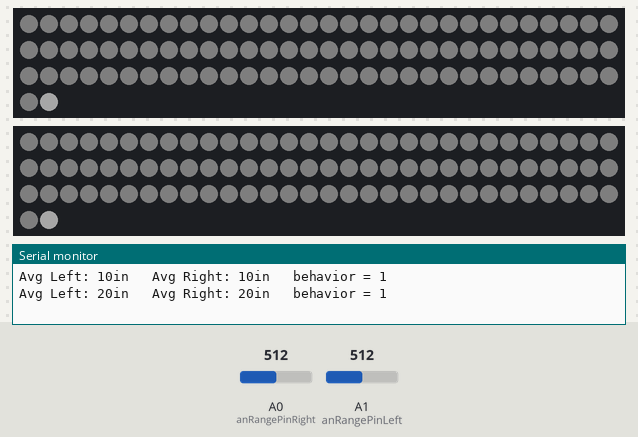
Recording of a sketch running on a simulated Arduino Uno, built with avr-gcc and run on an emulated ATmega328P. Shown: 2 × 92 RGB LEDs in strip order, left to right, continuing on the next row, the last lines printed to the serial monitor. Inputs (shaded band) come from the test bench; at power-on: A0 (anRangePinRight) = 512, A1 (anRangePinLeft) = 512. Dim RGB values are drawn brighter than linear; random numbers use the default seed unless the sketch sets one.

Above: at 1.3 s.
1.4 s: A0 (anRangePinRight) set to 82
At 2.43 s:
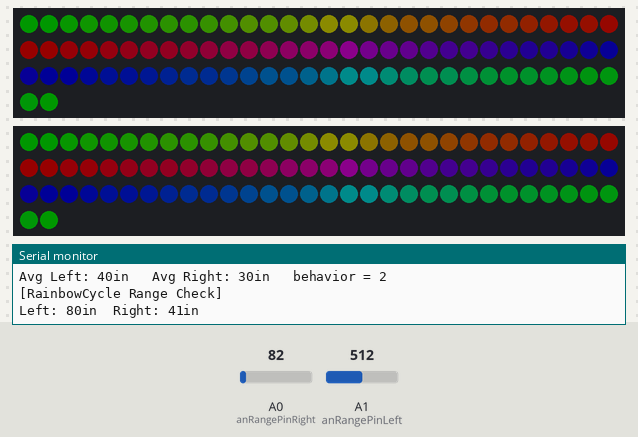
At 3.04 s:
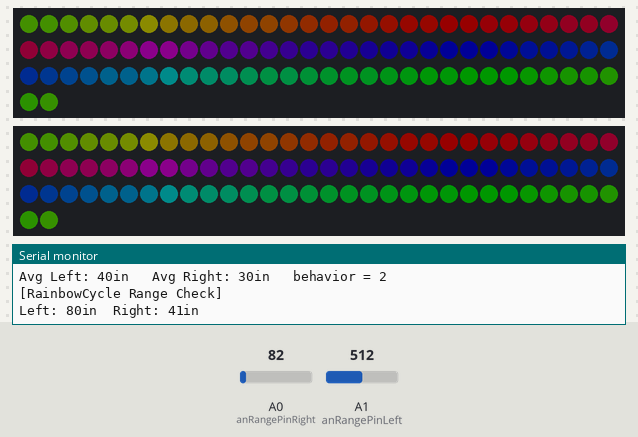
Timing chart, 0 to 4.5 s (numbered marks = the images above; inputs shaded):
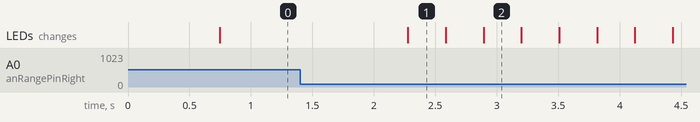

The sketch:

Combo9.ino
```cpp
// -------------------------- NEO Pixel & LED Strips Hardware ------------------ //
#include <Adafruit_NeoPixel.h>
#define Strip1Pin 2 // LED Strip
#define Strip2Pin 3 // LED Strip

#define StripPixels 92 // Pixels in strip

Adafruit_NeoPixel strip1 = Adafruit_NeoPixel(StripPixels, Strip1Pin, NEO_GRB + NEO_KHZ800);
Adafruit_NeoPixel strip2 = Adafruit_NeoPixel(StripPixels, Strip2Pin, NEO_GRB + NEO_KHZ800);

// --------------------------------- MaxSonar Hardware -------------------------------- //
// LV-MaxSonar-EZ-V0
// Analog Reading =  Inches
// Analog pin for reading voltage from range finder is set on the board
const int anRangePinLeft = 1;
const int anRangePinRight = 0;

// Variable to store values = range in inches
int anVoltLeft;
int anVoltRight;

int MinDistance = 5; // Min Range
int zone1 = 10; // Flash
int zone2 = 30; // Pulse
int zone3 = 50; // RainbowCycle
// Twinkle is beyond zone3
int MaxDistance = 80; // Max Range

int behavior; // (3=twinkle, 2=rainbowcycle, 1=pulse, 0=flash)

// ----- Analog smoothing ------- //
const int numReadings = 8; // num of readings to smooth
int readingsL[numReadings];
int readIndexL = 0;
int readingstotalL = 0;
int readingsaverageL = 0;
int smoothingdelay = 2;

int readIndexR = 0;
int readingstotalR =  0;
int readingsaverageR = 0;
int readingsR[numReadings];

// --------------------------------- TWINKLE ----------------------------- //
// ------ LED Checker Function For Twinkle -------- //
int randomMax = 50; // ramdom number maximum
int threshold = 1;  // random chance threshold
int armarray[StripPixels]; // Array of LED values the length of LED strip

// ------ Sin Array -------- //
int slices = 20;    // slices of brightness
int lightval[20]; // Array of brightness values # long
int amplitude = 60;  // Amplitude of brightness for sin array, float becasue of sine curve
float halfpi = 1.5708;
float pi = 3.141592;
int arraymax = slices; // length of lightval array

// --------------------------------- RAINBOWCYCLE  ----------------------------- //
float bright_mult = .09; // brightness multiplier (0 to 1)
int numCycles = 1;
int rainbowDelay = 2;

// -------------------------------- PULSE ------------------------ //
int pixelMax = 92;
int brightness = 80;
int delta = 40; //brightness step
int ambient = 4; //ambient brightness
int delaytime;

// -------------------------------- FLASH ----------------------------- //
int pulses = 3; // Number of flashes per burst
int delay1 = 20; // Delay between flashes
int delay2 = 150; // Delay between bursts
int flashbrightness = 40;

// --------------------------------------- VOID SETUP ------------------------------------------ //
void setup()
{
  strip1.begin(); // Initialize Strips
  strip2.begin(); // Initialize Strips

  clearAll; // Clear all LED strips

  strip1.show();  // Set all to 0
  strip2.show();  // Set all to 0

  Serial.begin(9600);  // Begin serial


 // ------------------------- TWINKLE --------------------------- //
 //Set arm all array to 0
 for(int i=0; i<=StripPixels; i++)
  {
    armarray[i] = 0;
  }

  // Build Sin array containing a number of slices
  for(int i = 0; i<slices; i++)
  {
    float sinVal = amplitude * sin(i * pi / slices);
    lightval[i] = (int) sinVal;
  }
}

// ----------------------------------------- VOID LOOP ------------------------------------------- //
void loop()
{

  // --------------------------------- Range Checker ------------------------------- //
  // subtract the last reading:
  readingstotalL = readingstotalL - readingsL[readIndexL];

  // --------------------- Left Range Detection ------------------- //
  anVoltLeft = analogRead(anRangePinLeft)/2;
  // Bounds detection
  if(anVoltLeft < MinDistance)
  {
    anVoltLeft = MinDistance;
  }
  if(anVoltLeft > MaxDistance)
  {
    anVoltLeft = MaxDistance;
  }
    // assignes to read Index
    readingsL[readIndexL] = anVoltLeft;
    // add the reading to the total:
    readingstotalL = readingstotalL + readingsL[readIndexL];
    // advance to the next position in the array:
    readIndexL = readIndexL + 1;

    // if we're at the end of the array...
    if (readIndexL >= numReadings)
    {
    // ...wrap around to the beginning:
    readIndexL = 0;
    }
  // calculate the average:
  readingsaverageL = readingstotalL / numReadings;
  // send it to the computer as ASCII digits
  Serial.print("Avg Left: ");
  Serial.print(readingsaverageL);
  Serial.print("in   ");
  delay(smoothingdelay);        // delay in between reads for stability

  // --------------------- Right Range Detection ------------------- //
  // subtract the last reading:
  readingstotalR = readingstotalR - readingsR[readIndexR];

  anVoltRight = analogRead(anRangePinRight)/2;
  if(anVoltRight < MinDistance)
  {
    anVoltRight = MinDistance;
  }
  if(anVoltRight > MaxDistance)
  {
    anVoltRight = MaxDistance;
  }

  // assignes to read Index
    readingsR[readIndexR] = anVoltRight;
    // add the reading to the total:
    readingstotalR = readingstotalR + readingsR[readIndexR];
    // advance to the next position in the array:
    readIndexR = readIndexR + 1;

    // if we're at the end of the array...
    if (readIndexR >= numReadings)
    {
    // ...wrap around to the beginning:
    readIndexR = 0;
    }
  // calculate the average:
  readingsaverageR = readingstotalR / numReadings;
  // send it to the computer as ASCII digits
  Serial.print("Avg Right: ");
  Serial.print(readingsaverageR);
  Serial.print("in ");
  delay(smoothingdelay);        // delay in between reads for stability

  // ------------------------- Set Behavior ------------------------------- //

  // For Twinkle
  if(readingsaverageL >= zone3 || readingsaverageR >= zone3)
  {
    behavior = 3;
  }

  // For RainbowCycle
  if(readingsaverageL < zone3 && readingsaverageL >= zone2 || readingsaverageR < zone3 && readingsaverageR >= zone2)
  {
    behavior = 2;
  }

  // For Pulse
  if(readingsaverageL < zone2 && readingsaverageL >= zone1 || readingsaverageR < zone2 && readingsaverageR >= zone1)
  {
    behavior = 1;
  }

  // For Flash
  if(readingsaverageL < zone1 || readingsaverageR < zone1)
  {
    behavior = 0;
  }

  Serial.print("  behavior = ");
  Serial.println(behavior);

  // ---------------------------- TWINKLE ------------------------ //
  // Loop over all pixels and set value of each one
  if(behavior == 3)
  {
    for(int i=0; i<=StripPixels; i++)
    {
     // Update armarray for one timestep
     armarray[i] = ledchecker(armarray[i], randomMax, threshold);
     int templightval = lightval[armarray[i]];

     // Assign pixel value to all LED strips. Eventually, create two armarrays; One for length 92, one for 50
     strip1.setPixelColor(i,templightval,templightval,templightval);
     strip2.setPixelColor(i,templightval,templightval,templightval);
    }
    strip1.show();
    strip2.show();
    delay(100);
  } // END TWINKLE

  // --------------------------------- RAINBOWCYCLE ----------------------------- //
  if(behavior == 2)
  {
    // --------------------------------- Range Checker ------------------------------- //
    // --------------------- Left Range Detection ------------------- //
    anVoltLeft = analogRead(anRangePinLeft)/2;
    if(anVoltLeft < MinDistance)
    {
      anVoltLeft = MinDistance;
    }
    if(anVoltLeft > MaxDistance)
    {
      anVoltLeft = MaxDistance;
    }
    Serial.println("[RainbowCycle Range Check]");
    Serial.print("Left: ");
    Serial.print(anVoltLeft);
    Serial.print("in  ");

    // --------------------- Right Range Detection ------------------- //
    anVoltRight = analogRead(anRangePinRight)/2;
    if(anVoltRight < MinDistance)
    {
      anVoltRight = MinDistance;
    }
    if(anVoltRight > MaxDistance)
    {
      anVoltRight = MaxDistance;
    }
    Serial.print("Right: ");
    Serial.print(anVoltRight);
    Serial.println("in");

    // ------------------------- Set Behavior ------------------------------- //

    // If it is still within zone, continue rainbow, else return to void loop
    if(anVoltLeft < zone3 && anVoltLeft >= zone2 || anVoltRight < zone3 && anVoltRight >= zone2)
    {
     rainbowCycle(2, 1, bright_mult);      // rainbowCycle(delay, numCycles, bright_mult);
    }
    else
    {
      return;
    }

  } // END RAINBOWCYCLE

  // ------------------------- PULSE --------------------------- //
  if(behavior == 1)
  {
    for(int i=0; i<=pixelMax; i++)
    {
      // Read range finder again
      anVoltLeft = analogRead(anRangePinLeft)/2;

      if(anVoltLeft < MinDistance)
      {
        anVoltLeft = MinDistance;
      }

      if(anVoltLeft > MaxDistance)
      {
        anVoltLeft = MaxDistance;
      }

      // delay(0);
      // ------------------------- Strips ------------------------//
      // strip.setPixelColor(n, R, G, B): n = pixel number, R(0-255), G(0-255), B(0-255)
      strip1.setPixelColor(i-1,brightness-delta,brightness-delta,brightness-delta);
      strip1.setPixelColor(i,brightness,brightness,brightness);
      strip1.setPixelColor(i+1,brightness-delta,brightness-delta,brightness-delta);

      strip2.setPixelColor(i-1,brightness-delta,brightness-delta,brightness-delta);
      strip2.setPixelColor(i,brightness,brightness,brightness);
      strip2.setPixelColor(i+1,brightness-delta,brightness-delta,brightness-delta);

      strip1.show();
      strip2.show();

      strip1.setPixelColor(i-1,ambient,ambient,ambient);
      strip1.setPixelColor(i,ambient,ambient,ambient);
      strip1.setPixelColor(i+1,ambient,ambient,ambient);

      strip2.setPixelColor(i-1,ambient,ambient,ambient);
      strip2.setPixelColor(i,ambient,ambient,ambient);
      strip2.setPixelColor(i+1,ambient,ambient,ambient);

      // closer the range, faster the pulse
      delaytime = map(anVoltLeft, MinDistance, MaxDistance, 0, 50);

      // Keeps Delaytime Postive
      if (delaytime < 0)
      {
        delaytime = 0;
      }
    }
  } // END PULSE

  // ------------------------------------ FLASH ------------------------------- //
  if(behavior == 0)
  {
    for(int j; j<=pulses; j++)
    {
      for(int i=0; i<=pixelMax; i++)
      {
        strip1.setPixelColor(i,flashbrightness,flashbrightness,flashbrightness);
        strip2.setPixelColor(i,flashbrightness,flashbrightness,flashbrightness);
      }
      strip1.show();
      strip2.show();
      delay(delay1);

      for(int i=0; i<=pixelMax; i++)
      {
        strip1.setPixelColor(i,ambient,ambient,ambient);
        strip2.setPixelColor(i,ambient,ambient,ambient);
      }
      strip1.show();
      strip2.show();
      delay(delay1);
    }
    delay(delay2);
  } // END FLASH
} // End Void Loop


// -------------------------------------------------- FUNCTIONS ---------------------------------------------- //
// --------------------------------- LED checker function -------------------------------- //
int ledchecker(int currentVal, int randomMax, int threshold)
{
  // First, handle random chance if the index value is 0
  if(currentVal == 0)
  {
    // If random chance passes, return 1, move to index posiiton 1
    int rand1 = random(randomMax);
    if(rand1 < threshold)
    {
     return 1;
    }
    // If random chance fails, return 0
    else
    {
     return 0;
    }
  }
  // If the index value is not 0, then increment the index
  else
  {
    // if the index is the last value, reset it to zero
    if(currentVal == arraymax-1)
    {
      return 0;
    }
    // If not the last value in index, increment index
    else
    {
      return currentVal+1;
    }
  }
}

// ------------------------ rainbowCycle Function ------------------------------ //
// Slightly different, this makes the rainbow equally distributed throughout
// uint_t is a text data type
void rainbowCycle(uint8_t wait, int numCycles, float bright_mult)
{
  uint16_t i, j; // assigning data types
  for(j=0; j<256*numCycles; j++) // cycles of all colors on wheel
  {
    for(i=0; i<strip1.numPixels(); i++) // For all the pixels in the strip
    {
      // the '&' is a bit-wise 'AND' operator
      strip1.setPixelColor(i, Wheel(((i * 256 / strip1.numPixels()) + j) & 255, bright_mult));
    }

    for(i=0; i<strip2.numPixels(); i++) // For all the pixels in the strip
    {
      // the '&' is a bit-wise 'AND' operator
      strip2.setPixelColor(i, Wheel(((i * 256 / strip2.numPixels()) + j) & 255, bright_mult));
    }
    strip1.show();
    strip2.show();
    delay(wait);
  }
}

// Input a value 0 to 255 to get a color value.
// The colours are a transition r - g - b - back to r.
uint32_t Wheel(byte WheelPos, float max_prop)
{
  if(WheelPos < 85)
  {
   // strip.Color(r,g,b)
   return strip1.Color((int)(max_prop * WheelPos * 3), (int)(max_prop * (255 - WheelPos * 3)), 0);
  }
  else if(WheelPos < 170)
  {
   WheelPos -= 85;
   return strip1.Color((int)(max_prop * (255 - WheelPos * 3)), 0, (int)(max_prop * WheelPos * 3));
  }
  else
  {
   WheelPos -= 170;
   return strip1.Color(0, (int)(max_prop * WheelPos * 3), (int)(max_prop * (255 - WheelPos * 3)));
  }
}


// ------------- Clear All Function ------------ //
void clearAll()
{
   for(int i=0; i<=92; i++)
  {
    strip1.setPixelColor(i,0,0,0);
    strip2.setPixelColor(i,0,0,0);
  }
  strip1.show();
  strip2.show();
}
```
